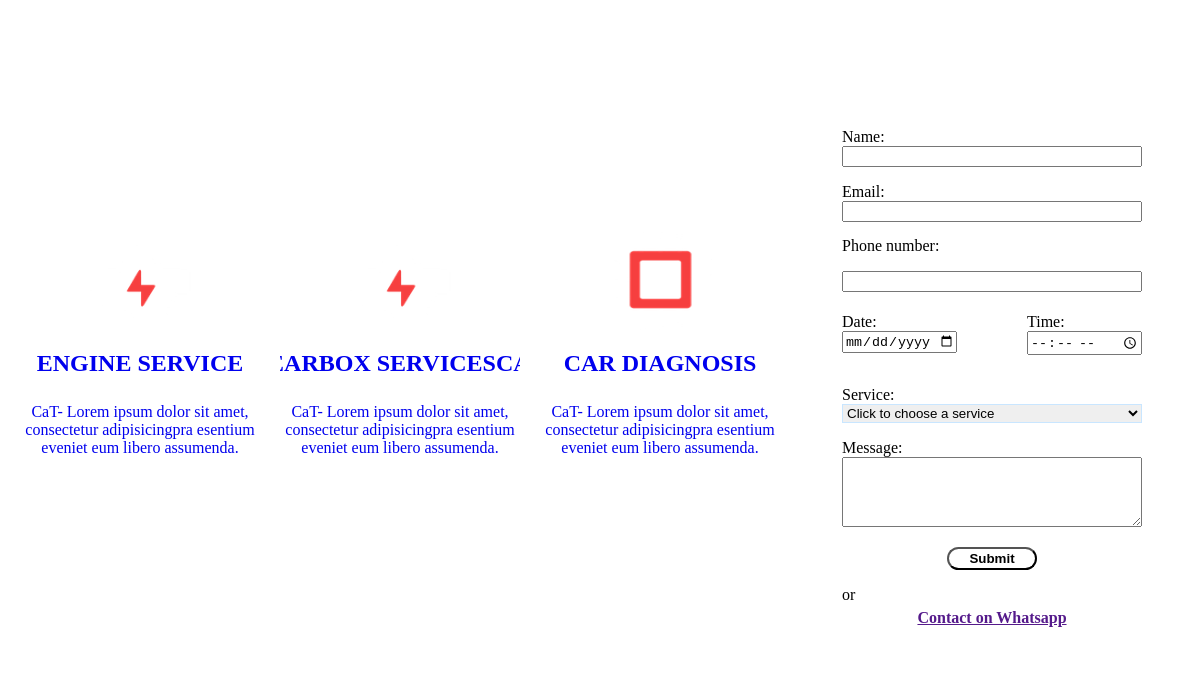
Page /services/ on the committed database.
### services/models.py (models this page shows, shortened)
class ServiceCategory(models.Model):
    category_name = models.CharField(default='Engine services', max_length=200, null=False)
    cat_description = models.TextField(
        default='CaT- Lorem ipsum dolor sit amet, consectetur adipisicingpra esentium eveniet eum libero assumenda.',
        null=False
    )
    img_icon = models.ImageField(default='service_default.png', upload_to='services_Icons',null=True, blank=True)
    slug = models.SlugField(unique=True, blank=True)  # Add a slug field

### services/views.py (the view)
# urls.py: path('services/', include('services.urls')),
def services(request):
    service_categories = ServiceCategory.objects.all()
    messages =''
    if request.method == 'POST':
        form1 = AppointmentForm1(request.POST)
        form2 = AppointmentForm2(request.POST)
        form3 = AppointmentForm3(request.POST)
        form4 = AppointmentForm4(request.POST)
        print('time and date')
        print(form1)
        if form1.is_valid() and form2.is_valid() and form3.is_valid() and form4.is_valid():
            appointment = Appointment(
                name=form1.cleaned_data['name'],
                email=form1.cleaned_data['email'],
                phone=form2.cleaned_data['phone'],
                date=form3.cleaned_data['date'],
                time=form3.cleaned_data['time'],
                service=form4.cleaned_data['service'],
                message=form4.cleaned_data['message']
            )
            appointment.save()
            print(appointment)
            messages = "Appointment was succefully booked, we will get back to you in due time"
            previous_url = request.META.get('HTTP_REFERER')
            return redirect(previous_url)
    else:
        form1 = AppointmentForm1()
        form2 = AppointmentForm2()
        form3 = AppointmentForm3()
        form4 = AppointmentForm4()
    context = {
        'service_categories': service_categories,
        'form1': form1,
        'form2': form2,
        'form3': form3,
        'form4': form4,
        'messages': messages,
        }
    return render(request, 'home_page_includes/services.html', context)

### services/forms.py
class AppointmentForm1(forms.ModelForm):
    class Meta:
        model = Appointment
        fields = ['name', 'email',]

class AppointmentForm2(forms.ModelForm):
    phone = PhoneNumberField(
            widget=PhoneNumberPrefixWidget(initial='KE', attrs={'class': 'p-no'})
        )
    class Meta:
        model = Appointment
        fields = ['phone',]

### templates/home_page_includes/services.html (shortened to what this page needs)
{% load static %}
{% block css %}
<link rel="stylesheet" href="{% static 'css/services.css' %}" type="text/css">
{% endblock css %}
<section class="services " id="SERVICES">
    <div class="div1">
        {% for category in service_categories %}
        <div class="service--">
            <a href="{% url 'services_offered' slug=category.slug %}">
                <div class="service edit-icon-h">
                    <div>
                        <img src="{{category.img_icon.url}}" width="110" height="100" alt="Image">
                    </div>
                    <h2 class="title">
                        {{ category.category_name }}
                    </h2>
                    <p>
                        {{ category.cat_description }}
                    </p>
                </div>
            </a>
        </div>
        {% endfor %}
    </div>
    {% include 'services/appointments.html' %}
</section>

### static/css/services.css (style rules this page uses)
.services { display: grid; grid-template-columns: auto 400px; align-items: center; }
.div1 { display: grid; grid-template-columns: repeat(auto-fit, 260px); margin-top: 20px; margin-bottom: 20px; justify-content: center; grid-auto-flow: dense; }
.div1 .service-- { background-color: var(--odd-bg-color); border: 1px solid var(--odd-bg-color); padding: 15px 10px; }
.div1 .service--:nth-child(even) { background-color: var(--even-bg-color); border: 1px solid var(--even-bg-color); }
.div1 .service-- .title { margin-bottom: 10px; text-transform: uppercase; white-space: nowrap; display: flex; width: 100%; overflow: hidden; font-weight: 700; text-overflow: ellipsis; align-items: center; justify-content: center; }
.service { display: flex; flex-direction: column; align-items: center; color: var(--text-color); }
.service p { text-align: center; }
input { width: 100%; }

### templates/home_page_includes/services.html (style rules this page uses)
.service-- a { text-decoration:none; }

### templates/services/appointments.html (style rules this page uses)
p { margin-bottom: 5px !important; }
select { border: 1px solid #c9e6ff; }
.date-time p { max-width: 115px; }
.text-area p { display: flex; flex-direction: column; }
textarea { height: 70px; }

### rows in the picture
ServiceCategory: img_icon (placeholder picture), category_name "ENGINE SERVICE", cat_description "CaT- Lorem ipsum dolor sit amet, consectetur adipisicingpra esentium eveniet eum libero assumenda."
ServiceCategory: img_icon (placeholder picture), category_name "GEARBOX SERVICES…", cat_description "CaT- Lorem ipsum dolor sit amet, consectetur adipisicingpra esentium eveniet eum libero assumenda."
ServiceCategory: img_icon (picture), category_name "CAR DIAGNOSIS", cat_description "CaT- Lorem ipsum dolor sit amet, consectetur adipisicingpra esentium eveniet eum libero assumenda."
